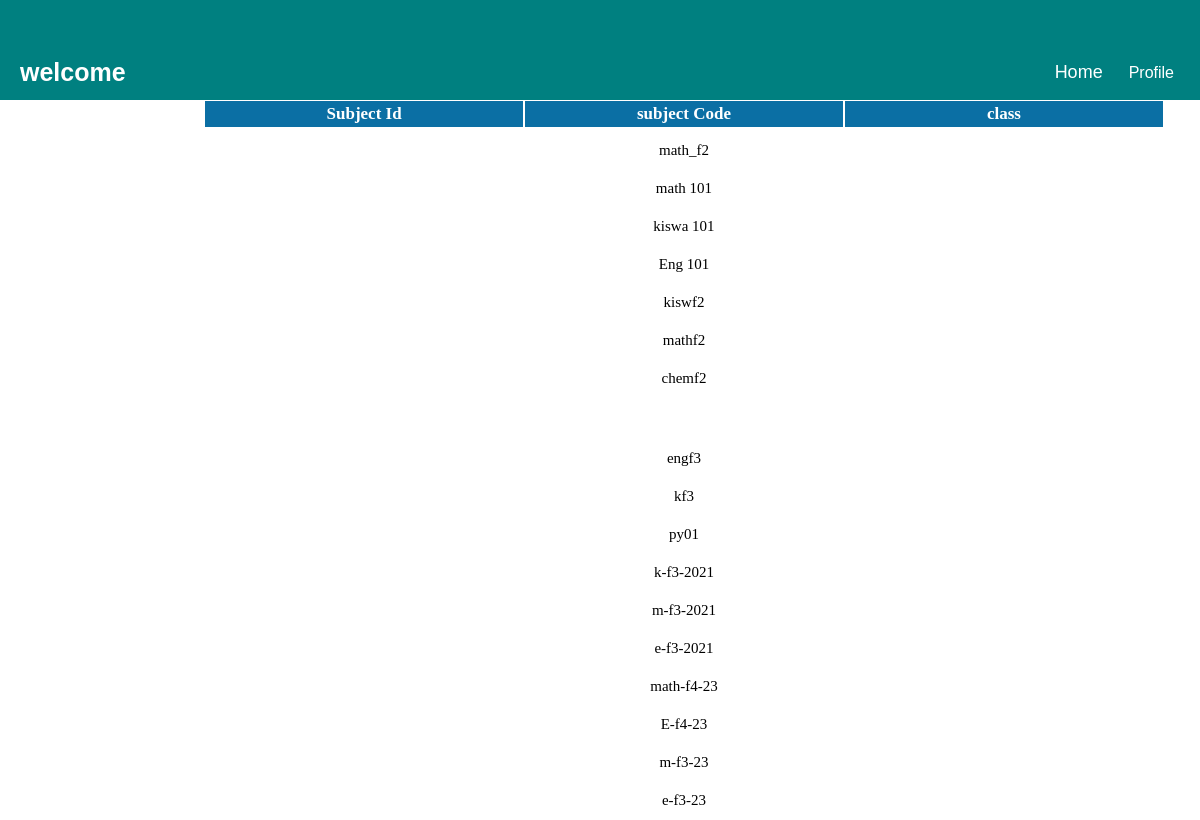
The app's page /teacher/subjects.php with its own data.
### tables this page shows
CREATE TABLE `subject` (
  `id` int(11) NOT NULL,
  `subject_name` varchar(255) NOT NULL,
  `class` int(11) NOT NULL,
  `subject_code` varchar(255) NOT NULL
);

### teacher/subjects.php (the view, shortened to what this page needs)
<?php
include('../connection.php');
?>
<!DOCTYPE html>
<html lang="en">
<head>
    <link rel="stylesheet" type="text/css" href="../vee.css">
</head>
<body>
<div class="header">
        <a href="#default" class="logo">welcome</a>
        <div class="header-right">
            <a class="active" href="t_dashboard.php">Home</a>
            <div class="subnav">
                <button class="subnavbtn">Profile <i class="fa fa-caret-down"></i></button>
            </div>
        </div>
    </div>
        <table class="paleBlueRows">
            <thead>
                <tr>
                    <th style="width: 20%;">Subject Id</th>
                    <th style="width: 20%;">subject Code</th>
                    <th style="width: 20%;">class</th>
                </tr>
            </thead>
            <?php
            $selectQuery = mysqli_query($conn, "SELECT * FROM `subject`");
            while ($r_res = mysqli_fetch_assoc($selectQuery)) {
            ?>
                <tbody>
                    <tr>
                        <td><?php echo $r_res['subject_id']; ?></td>
                        <td> <?php echo $r_res['subject_code']; ?></td>
                        <td><?php echo $r_res['class_id']; ?></td>
                    </tr>
                </tbody>
            <?php }
            ?>
        </table>
</body>
</html>

### admin/vee.css (style rules this page uses)
* { box-sizing: border-box; margin: 0; }
html { font-family: 'Trebuchet MS', 'Lucida Sans Unicode', 'Lucida Grande', 'Lucida Sans', Arial, sans-serif; }
.header { background-color: teal; padding: 50px 10px; }
.header a { float: left; color: white; text-align: center; padding: 10px; text-decoration: none; font-size: 18px; line-height: 25px; border-radius: 4px; }
.header a.logo { font-size: 25px; font-weight: bold; }
.header-right { float: right; }
.subnav { float: left; }
.subnavbtn { font-size: 16px; border: none; outline: none; color: white; padding: 14px 16px; background-color: teal; font-family: inherit; margin: 0; }

### teacher/subjects.php (style rules this page uses)
table.paleBlueRows { font-family: "Times New Roman", Times, serif; border: 1px solid #FFFFFF; width: 80%; height: max-content; text-align: center; border-collapse: collapse; margin-left: 17%; }
table.paleBlueRows td, table.paleBlueRows th { border: 1px solid #FFFFFF; padding: 3px 2px; }
table.paleBlueRows tbody td { font-size: 15px; padding: 10px; }
table.paleBlueRows thead { background: #0B6FA4; border-bottom: 5px solid #FFFFFF; }
table.paleBlueRows thead th { font-size: 17px; font-weight: bold; color: #FFFFFF; text-align: center; border-left: 2px solid #FFFFFF; }
table.paleBlueRows thead th:first-child { border-left: none; }

### records on screen
subject: subject_code "math_f2"
subject: subject_code "math 101"
subject: subject_code "kiswa 101"
subject: subject_code "Eng 101"
subject: subject_code "kiswf2"
subject: subject_code "mathf2"
subject: subject_code "chemf2"
subject: subject_code "engf3"
subject: subject_code "kf3"
subject: subject_code "py01"
subject: subject_code "k-f3-2021"
subject: subject_code "m-f3-2021"
subject: subject_code "e-f3-2021"
subject: subject_code "math-f4-23"
subject: subject_code "E-f4-23"
subject: subject_code "m-f3-23"
subject: subject_code "e-f3-23"
